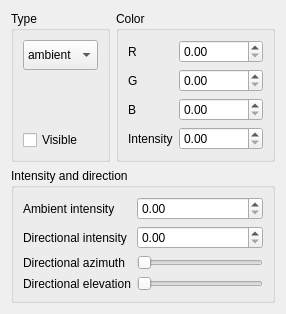
     <widget class="QWidget" name="LightsTab">
      <attribute name="title">
       <string>Lights</string>
      </attribute>
      <layout class="QGridLayout" name="gridLayout_14">
       <item row="1" column="0" colspan="2">
        <widget class="QGroupBox" name="groupBox">
         <property name="title">
          <string>Intensity and direction</string>
         </property>
         <layout class="QFormLayout" name="formLayout">
          <item row="1" column="0">
           <widget class="QLabel" name="label_27">
            <property name="text">
             <string>Ambient intensity</string>
            </property>
           </widget>
          </item>
          <item row="1" column="1">
           <widget class="QDoubleSpinBox" name="doubleSpinBox"/>
          </item>
          <item row="2" column="0">
           <widget class="QLabel" name="label_28">
            <property name="text">
             <string>Directional intensity</string>
            </property>
           </widget>
          </item>
          <item row="2" column="1">
           <widget class="QDoubleSpinBox" name="doubleSpinBox_2"/>
          </item>
          <item row="3" column="0">
           <widget class="QLabel" name="label_29">
            <property name="text">
             <string>Directional azimuth</string>
            </property>
           </widget>
          </item>
          <item row="4" column="0">
           <widget class="QLabel" name="label_30">
            <property name="text">
             <string>Directional elevation</string>
            </property>
           </widget>
          </item>
          <item row="3" column="1">
           <widget class="QSlider" name="horizontalSlider">
            <property name="orientation">
             <enum>Qt::Horizontal</enum>
            </property>
           </widget>
          </item>
          <item row="4" column="1">
           <widget class="QSlider" name="horizontalSlider_2">
            <property name="orientation">
             <enum>Qt::Horizontal</enum>
            </property>
           </widget>
          </item>
         </layout>
        </widget>
       </item>
       <item row="0" column="0">
        <widget class="QGroupBox" name="groupBox_8">
         <property name="title">
          <string>Type</string>
         </property>
         <layout class="QGridLayout" name="gridLayout_15">
          <item row="0" column="0">
           <widget class="QComboBox" name="lightTypeComboBox_">
            <property name="enabled">
             <bool>true</bool>
            </property>
            <property name="minimumSize">
             <size>
              <width>0</width>
              <height>30</height>
             </size>
            </property>
            <item>
             <property name="text">
              <string>ambient</string>
             </property>
            </item>
            <item>
             <property name="text">
              <string>spot</string>
             </property>
            </item>
            <item>
             <property name="text">
              <string>quad</string>
             </property>
            </item>
            <item>
             <property name="text">
              <string>distant</string>
             </property>
            </item>
            <item>
             <property name="text">
              <string>sphere</string>
             </property>
            </item>
           </widget>
          </item>
          <item row="1" column="0">
           <spacer name="verticalSpacer_7">
            <property name="orientation">
             <enum>Qt::Vertical</enum>
            </property>
            <property name="sizeHint" stdset="0">
             <size>
              <width>20</width>
              <height>40</height>
             </size>
            </property>
           </spacer>
          </item>
          <item row="2" column="0">
           <widget class="QCheckBox" name="lightVisibleCheckBox_">
            <property name="text">
             <string>Visible</string>
            </property>
           </widget>
          </item>
         </layout>
        </widget>
       </item>
       <item row="0" column="1">
        <widget class="QGroupBox" name="groupBox_10">
         <property name="title">
          <string>Color</string>
         </property>
         <layout class="QGridLayout" name="gridLayout_16">
          <item row="2" column="0">
           <widget class="QLabel" name="label_22">
            <property name="text">
             <string>B</string>
            </property>
           </widget>
          </item>
          <item row="0" column="1">
           <widget class="QDoubleSpinBox" name="lightColorRDoubleSpinBox_">
            <property name="maximum">
             <double>1.000000000000000</double>
            </property>
            <property name="singleStep">
             <double>0.010000000000000</double>
            </property>
           </widget>
          </item>
          <item row="0" column="0">
           <widget class="QLabel" name="label_23">
            <property name="text">
             <string>R</string>
            </property>
           </widget>
          </item>
          <item row="2" column="1">
           <widget class="QDoubleSpinBox" name="lightColorBDoubleSpinBox_">
            <property name="maximum">
             <double>1.000000000000000</double>
            </property>
            <property name="singleStep">
             <double>0.010000000000000</double>
            </property>
           </widget>
          </item>
          <item row="1" column="0">
           <widget class="QLabel" name="label_24">
            <property name="text">
             <string>G</string>
            </property>
           </widget>
          </item>
          <item row="1" column="1">
           <widget class="QDoubleSpinBox" name="lightColorGDoubleSpinBox_">
            <property name="maximum">
             <double>1.000000000000000</double>
            </property>
            <property name="singleStep">
             <double>0.010000000000000</double>
            </property>
           </widget>
          </item>
          <item row="3" column="0">
           <widget class="QLabel" name="label_26">
            <property name="text">
             <string>Intensity</string>
            </property>
           </widget>
          </item>
          <item row="3" column="1">
           <widget class="QDoubleSpinBox" name="lightIntensityDoubleSpinBox_">
            <property name="maximum">
             <double>999999.000000000000000</double>
            </property>
           </widget>
          </item>
         </layout>
        </widget>
       </item>
      </layout>
     </widget>
